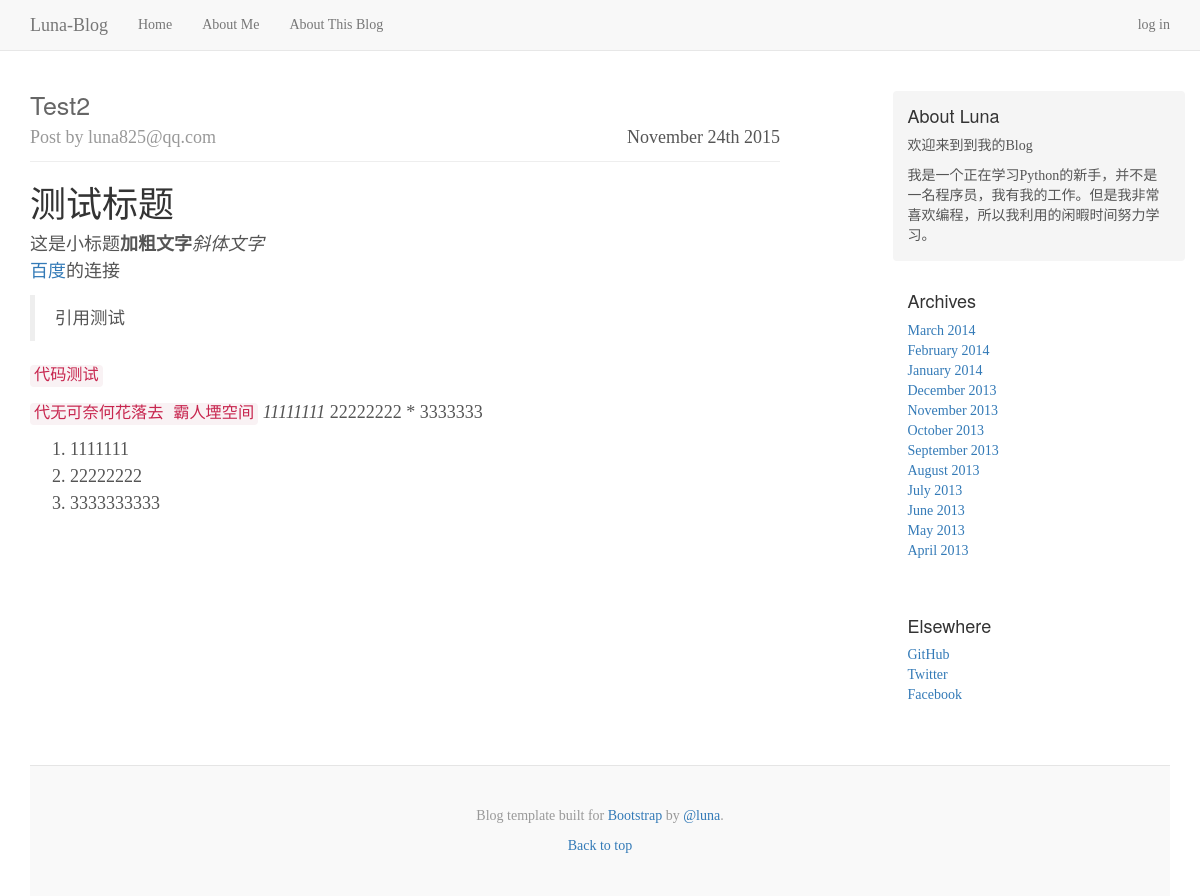
Screenshot of /post/2 with the database file from the repository.
### app/models.py (models this page shows, shortened)
class Post(db.Model):
	__tablename__ = 'posts'
	id = db.Column(db.Integer,primary_key=True)
	title=db.Column(db.String(128),index=True)
	body = db.Column(db.Text)
	body_html = db.Column(db.Text)
	timestamp = db.Column(db.DateTime,index = True,default=datetime.utcnow)
	author_id = db.Column(db.Integer,db.ForeignKey('administors.id'))

class Administor(db.Model,UserMixin):
	__tablename__ = 'administors'
	id = db.Column(db.Integer,primary_key=True)
	email = db.Column(db.String(64),unique=True,index=True)
	password_hash = db.Column(db.String(128))
	name = db.Column(db.String(64))
	location = db.Column(db.String(64))
	about_me = db.Column(db.Text())
	posts = db.relationship('Post',backref='author',lazy='dynamic')
	@property
	def password(self):
		raise AttributeError('不能读取密码！')

### app/main/views.py (the view)
@main.route('/post/<int:id>')
def post(id):
	post = Post.query.get_or_404(id)
	return render_template('post.html',posts=[post])

### app/templates/post.html
{% extends "base.html" %}
{% block page_content %}
<div class="col-sm-8 blog-main">
{% include "_posts.html" %}
</div>
{% endblock %}

### app/templates/_posts.html
{% for post in posts %}
<div class="blog-post">
	<div class="blog-head">
    <h2 class="blog-post-title"><a href="{{url_for('main.post',id=post.id)}}">{{post.title.replace('-',' ') | title }}</a></h2>
    <p class="blog-post-date">{{ moment(post.timestamp).format('MMMM Do YYYY')}}</p>
     <p class="blog-post-meta"> Post by {{post.author.email}}</p>
     </div>
    {% if digest %}
		{% if post.body_html %}
		{{post.body_html[:200] | striptags }}
		{% else %}
		{{ post.body[:200]}}
		{% endif %}
	<div class="blog-read-all"><a href="{{url_for('main.post',id=post.id)}}">阅读全文</a></div>
	{% else %}
		{% if post.body_html %}
		{{post.body_html | safe }}
		{% else %}
		{{ post.body}}
		{% endif %}
	{% endif %}
</div>
{% endfor %}

### app/static/blog.css (style rules this page uses)
body { font-family: Georgia, "Times New Roman", Times, serif; color: #555; }
h1, .h1, h2, .h2, h3, .h3, h4, .h4, h5, .h5, h6, .h6 { margin-top: 0; font-family: "Helvetica Neue", Helvetica, Arial, sans-serif; font-weight: normal; color: #333; }
.blog-main { font-size: 18px; line-height: 1.5; }
.blog-head { border-bottom: 1px solid #eee; margin-bottom: 20px; }
.blog-post { margin-bottom: 60px; }
.blog-post-title { margin-bottom: 5px; font-size: 25px; }
.blog-post-title a { color: #666; }
.blog-post-meta { margin-bottom: 10px; color: #999; }
.blog-post-date { float: right; }

### rows the page displays
Post: title.replace "Test2", timestamp "November 24th 2015", author.email "luna825@qq.com", body_html "测试标题 这是小标题 加粗文字 斜体文字 百度 的连接 引用测试 代码测试 代无可奈何花落去 霸人堙空间 11111111 22222222 * 3333333 1111111 22222222 3333333333"
